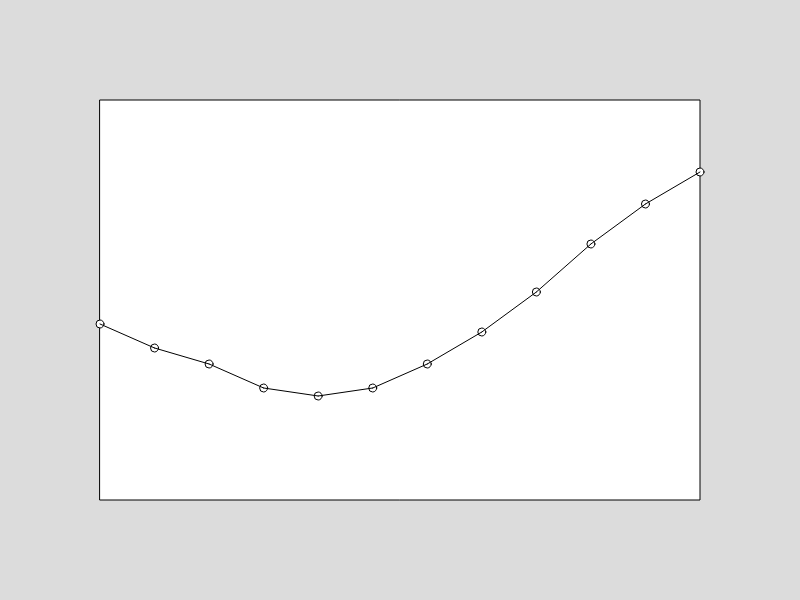
Frame 1 (no input)
Frame 2 (the mouse pressed at the canvas centre, redrawn once): identical to frame 1, image omitted

The p5.js sketch that drew this single still picture (run headless with seeded random() and noise() and a simulated clock; the mouse was pressed at the canvas centre and the sketch redrawn once):

// p5.js sketch
// ── sketch.js
// Simple Line Graph Demo
//
// This example creates a line graph of values (they are temperatures)
// that are stored in a simple array. (named data)

// data is the array with the values
let data = [72, 69, 67, 64, 63, 64, 67, 71, 76, 82, 87, 91];

// padding describes how much space is around the chart
let padding = 100;

// position and size of the chart
let graphX = 100;
let graphY = 100;
let graphWidth = 600;
let graphHeight = 400;


function setup() {
  createCanvas(800, 600);
}


function draw() {
  background(220);
  
  rect(graphX, graphY, graphWidth, graphHeight);
  
  let previousX = 0;
  let previousY = 0;
  
  for (let i = 0; i < data.length; i++) {
    let tempValue = data[i];
    
    // Use map to scale the data to fit into the chart.
    let x = map(i, 0, data.length-1, graphX, graphX + graphWidth);
    let y = map(tempValue, 50, 100, graphY + graphHeight, graphY );
    
    ellipse(x,y,8,8);
    
    if (i > 0) {
      // This if statement is so that we don't draw a line segment to 
      // the very first data point - because we don't yet have a 
      // previous point to draw from.
      line(previousX,previousY,x,y);
    }
    
    previousX = x;
    previousY = y;
  }
  
  noLoop();
}
